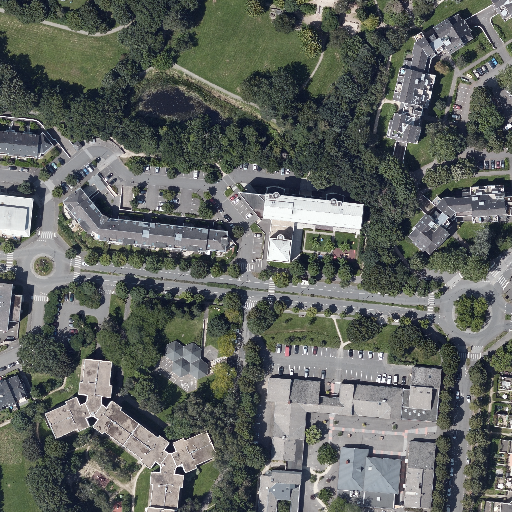
#> input picture Methodes_Algorithmiques/perpendicular_Method_realOrtho/images_to_segment/mosaic1352646-7225597-1352902.0-7225853.0.png, 512 x 512 px
$ python draw_normals.py -path images_to_segment/mosaic1352646-7225597-1352902.0-7225853.0.png   (older library calls are emulated)
#> lines starting #> are read from the running program, lines starting #| are printed output that depends on the picture; after the words box and inside, x2 and y2 are one past the last pixel; in counts of white or black regions, pixels touching at a corner belong together
### Methodes_Algorithmiques/perpendicular_Method_realOrtho/utils_forOrtho.py
import cv2
import numpy as np
from skimage import morphology
import math
import os

def display_image(window_name, img, scale = False):
    """
    Display an image in a window with the given name.
    """
    if scale:
        img = resize_image(img)
    cv2.imshow(window_name, img)
    cv2.waitKey(0)  # Wait until a key is pressed
    cv2.destroyAllWindows()

# [48 lines left out: functions resize_image, resize_image_v2, display_images_in_one_window, not called in this run]

def scale_image(img, scale_percent = 65):
    """
    Scale the image by the given scale percentage.
    """
    width = int(img.shape[1] * scale_percent / 100)
    height = int(img.shape[0] * scale_percent / 100)
    dim = (width, height)

    # Resize the image
    img = cv2.resize(img, dim, interpolation=cv2.INTER_AREA)

    return img


def skeletonize_image(img, invert=False):
    """
    Skeletonize the given image.
    """
    if invert:
        img = cv2.bitwise_not(img.astype(np.uint8))

    # Convert the image to a binary boolean array to skeletonize it
    binary_bool = img > 0

    # Skeletonize the image
    skeleton = morphology.skeletonize(binary_bool)
    skeleton = np.uint8(skeleton) * 255

    # Exract the points from the skeleton
    points = get_points_central_axis(skeleton)

    return skeleton, points


def get_points_central_axis(img):
    """
    Get the central axis points from the skeletonized central axis image.
    """
    points = []
    height, width = img.shape[:2]
    for i in range(height):
        for j in range(width):
            if img[i, j] > 0:
                points.append((i, j))

    return points


def sort_points(points):
    """
    Sort the points of the central axis based on their proximity to each other.
    """
    # Start with the first point in the list
    sorted_points = [points.pop(0)]

    while points:
        last_point = sorted_points[-1]

        # Find the nearest point to the last added point
        nearest_point = min(points, key=lambda p: distance(last_point, p))
        sorted_points.append(nearest_point)
        points.remove(nearest_point)

    return sorted_points

def distance(p1, p2):
    return math.sqrt((p1[0] - p2[0]) ** 2 + (p1[1] - p2[1]) ** 2)


# [63 lines left out: functions overlay_mask, get_min_max, line_in_image, not called in this run]

#retourne une liste de routes qui sont dans l'image
import json
# [30 lines left out: functions load_filaires, project_on_image, not called in this run]

### Methodes_Algorithmiques/perpendicular_Method_realOrtho/draw_normals.py
import cv2
import numpy as np
import sys
import argparse
import utils_forOrtho as utils
import math

def angle_between_vectors(v1, v2):
    dot_product = v1[0] * v2[0] + v1[1] * v2[1]
    magnitude_v1 = np.sqrt(v1[0]**2 + v1[1]**2)
    magnitude_v2 = np.sqrt(v2[0]**2 + v2[1]**2)
    cos_theta = dot_product / (magnitude_v1 * magnitude_v2 + 1e-8)
    return np.arccos(np.clip(cos_theta, -1, 1))

def correct_normal_orientation(normals):
    for idx in range(1, len(normals)):
        _, (prev_norm_x, prev_norm_y) = normals[idx - 1]
        (i, j), (curr_norm_x, curr_norm_y) = normals[idx]

        # Dot product between current and previous
        dot_product = prev_norm_x * curr_norm_x + prev_norm_y * curr_norm_y

        # If dot product < 0, angle between the 2 vectors > 90°, we invert the normal
        if dot_product < 0:
            normals[idx] = ((i, j), (-curr_norm_x, -curr_norm_y))

    return normals

def remove_normals_outliers(normals, angle_threshold = np.pi / 4):

    corrected_normals = []

    for idx in range(len(normals)):
        (i, j), (norm_x, norm_y) = normals[idx]

        # Extract 2 normal neighbors (previous and next ones)
        neighbor_normals = []
        for offset in [-1, 1]:
            neighbor_idx = idx + offset
            if 0 <= neighbor_idx < len(normals):
                _, (neighbor_x, neighbor_y) = normals[neighbor_idx]
                neighbor_normals.append((neighbor_x, neighbor_y))

        # Compute average delta x and delta y
        if neighbor_normals:
            avg_x = np.mean([n[0] for n in neighbor_normals])
            avg_y = np.mean([n[1] for n in neighbor_normals])
            avg_normal = (avg_x, avg_y)

            # Angle between the 2 vectors (using the dot product)
            angle = angle_between_vectors((norm_x, norm_y), avg_normal)

            # Replace outlier by average
            if angle >= angle_threshold:
                corrected_normals.append(((i, j), avg_normal))
            else:
                corrected_normals.append(((i, j), (norm_x, norm_y)))

        else:
            corrected_normals.append(((i, j), (norm_x, norm_y)))

    return corrected_normals

def extract_normals(central_axis):
    # Skeletonize the central axis image
    skeleton, points = utils.skeletonize_image(central_axis)
    points = utils.sort_points(points)

    # Sobel filter to compute the gradient
    sobel_x = cv2.Sobel(central_axis, cv2.CV_64F, 1, 0, ksize=5)
    sobel_y = cv2.Sobel(central_axis, cv2.CV_64F, 0, 1, ksize=5)
    sobel_x = cv2.dilate(sobel_x, np.ones((3, 3)))
    sobel_y = cv2.dilate(sobel_y, np.ones((3, 3)))


    # Compute normals
    normals = []
    for k in range(0, len(points)):
        (i, j) = points[k]
        grad_x = sobel_x[i, j]
        grad_y = sobel_y[i, j]

        if grad_x != 0 or grad_y != 0:
            magnitude = np.sqrt(grad_x**2 + grad_y**2)
            norm_x = grad_x / magnitude
            norm_y = grad_y / magnitude
            normals.append(((i, j), (norm_x, norm_y)))
        else:
            normals.append(((i, j), (0, 0)))

    # Correct orientation if needed
    normals = correct_normal_orientation(normals)

    # Remove "outliers"
    normals = remove_normals_outliers(normals)

    # Transform to dict
    normals_dict = {key: value for key, value in normals}

    return normals_dict, points

if __name__ == "__main__":
    # Parse the arguments
    parser = argparse.ArgumentParser()
    parser.add_argument('-path', type=str)
    args = parser.parse_args()

    central_axis_path = str(args.path)

    # Load the central axis image
    central_axis = cv2.imread(central_axis_path, cv2.IMREAD_GRAYSCALE)
    central_axis = utils.scale_image(central_axis)
#> in scale_image, `img = cv2.resize(img, dim, interpolation=cv2.INTER_AREA)`:
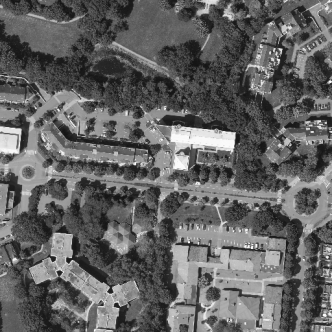
#> img: shape (332, 332); min 18, max 253, mean 98.7
    skeleton, points = utils.skeletonize_image(central_axis)
#> in skeletonize_image, `skeleton = morphology.skeletonize(binary_bool)`:
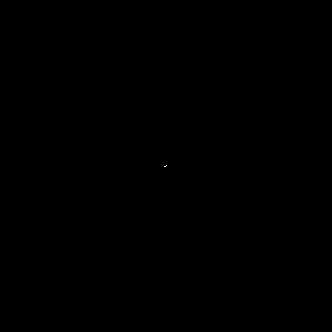
#> skeleton: shape (332, 332) bool; 0% white in thin lines or dots, all inside (x1, y1, x2, y2) = (164, 165, 167, 167)
#> in skeletonize_image, `points = get_points_central_axis(skeleton)`: points = [(165, 166), (166, 164), (166, 165)]
#> points = [(165, 166), (166, 164), (166, 165)]
    skeleton_rgb = cv2.cvtColor(skeleton, cv2.COLOR_GRAY2BGR)

    # Compute normals
    normals, _ = extract_normals(central_axis)
#> in sort_points, `sorted_points = [points.pop(0)]`: sorted_points = [(165, 166)]
#> the loop in sort_points, `while points:` made 2 passes
#> (last_point, nearest_point) on passes 1 to 2: ((165, 166), (166, 165)), ((166, 165), (166, 164))
#> after the loop in sort_points, `while points:`: points = []; sorted_points = [(165, 166), (166, 165), (166, 164)]
#> in extract_normals, `sobel_x = cv2.Sobel(central_axis, cv2.CV_64F, 1, 0, ksize=5)`:
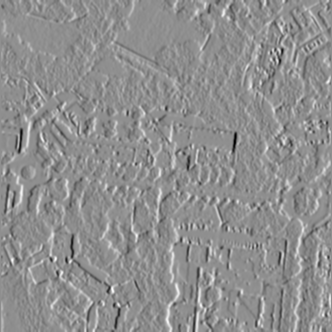
#> sobel_x: shape (332, 332) float64; min -9939, max 7739, mean 2.9; drawn with min black and max white
#> in extract_normals, `sobel_y = cv2.Sobel(central_axis, cv2.CV_64F, 0, 1, ksize=5)`:
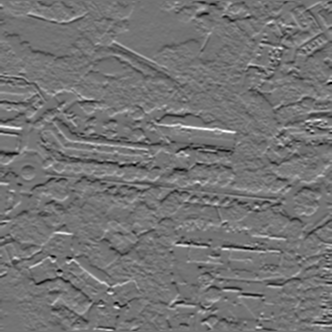
#> sobel_y: shape (332, 332) float64; min -8213, max 9853, mean 5; drawn with min black and max white
#> in extract_normals, `sobel_x = cv2.dilate(sobel_x, np.ones((3, 3)))`:
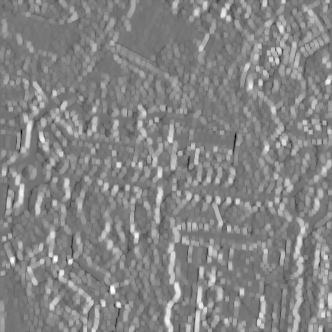
#> sobel_x: shape (332, 332) float64; min -6390, max 7739, mean 951.8; drawn with min black and max white
#> in extract_normals, `sobel_y = cv2.dilate(sobel_y, np.ones((3, 3)))`:
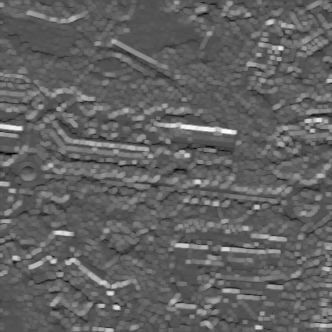
#> sobel_y: shape (332, 332) float64; min -4560, max 9853, mean 967.2; drawn with min black and max white
#> the loop in extract_normals, `for k in range(0, len(points)):` made 3 passes
#> (i, j, grad_x, grad_y, magnitude, norm_x, norm_y) on passes 1 to 3: (165, 166, 353, -96, 365.8, 0.965, -0.262), (166, 165, 713, 511, 877.2, 0.813, 0.583), (166, 164, 101, -91, 135.9, 0.743, -0.669)
#> after the loop in extract_normals, `for k in range(0, len(points)):`: normals = [((165, 166), (0.965, -0.262)), ((166, 165), (0.813, 0.583)), ((166, 164), (0.743, -0.669))]
#> the loop in correct_normal_orientation, `for idx in range(1, len(normals)):` made 2 passes
#> (prev_norm_x, prev_norm_y, i, j, curr_norm_x, curr_norm_y, dot_product) on passes 1 to 2: (0.965, -0.262, 166, 165, 0.813, 0.583, 0.631), (0.813, 0.583, 166, 164, 0.743, -0.669, 0.214)
#> the loop in remove_normals_outliers, `for idx in range(len(normals)):` made 3 passes
#> (i, j, norm_x, norm_y, avg_x, avg_y, dot_product in angle_between_vectors, magnitude_v2 in angle_between_vectors) on passes 1 to 3: (165, 166, 0.965, -0.262, 0.813, 0.583, 0.631, 1), (166, 165, 0.813, 0.583, 0.854, -0.466, 0.423, 0.973), (166, 164, 0.743, -0.669, 0.813, 0.583, 0.214, 1)
#> after the loop in remove_normals_outliers, `for idx in range(len(normals)):`: corrected_normals = [((165, 166), (0.813, 0.583)), ((166, 165), (0.854, -0.466)), ((166, 164), (0.813, 0.583))]
#> in extract_normals, `normals = remove_normals_outliers(normals)`: normals has the same summary as corrected_normals in remove_normals_outliers
#> in extract_normals, `normals_dict = {key: value for key, value in normals}`: normals_dict = {(165, 166): (0.813, 0.583), (166, 165): (0.854, -0.466), (166, 164): (0.813, 0.583)}
#> normals has the same summary as normals_dict in extract_normals

    line_length = 15
    for (i, j), (norm_x, norm_y) in normals.items():
        if norm_x != 0 or norm_y != 0:
            x1 = j
            y1 = i
            x2 = int(j + line_length * norm_x)
            y2 = int(i + line_length * norm_y)
            x3 = int(j - line_length * norm_x)
            y3 = int(i - line_length * norm_y)

            cv2.circle(skeleton_rgb, (x1, y1), 3, (255, 0, 0), -1)
            cv2.line(skeleton_rgb, (x1, y1), (x2, y2), (0, 0, 255), 2)
            cv2.line(skeleton_rgb, (x1, y1), (x3, y3), (0, 255, 0), 2)
#> this loop made 3 passes
#> (i, j, norm_x, norm_y, x1, y1, x2, y2) on passes 1 to 3: (165, 166, 0.813, 0.583, 166, 165, 178, 173), (166, 165, 0.854, -0.466, 165, 166, 177, 159), (166, 164, 0.813, 0.583, 164, 166, 176, 174)
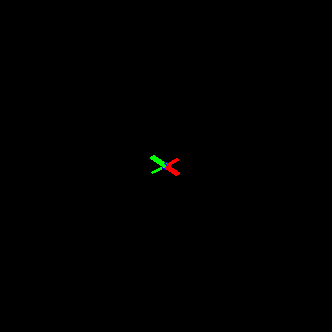
#> skeleton_rgb: shape (332, 332, 3); mean B, G, R 0, 0.3, 0.3

    utils.display_image("Normals", skeleton_rgb)

$ run again, on Methodes_Algorithmiques/perpendicular_Method_realOrtho/images_to_segment/mosaic1358150-7223422-1358406.0-7223678.0.png
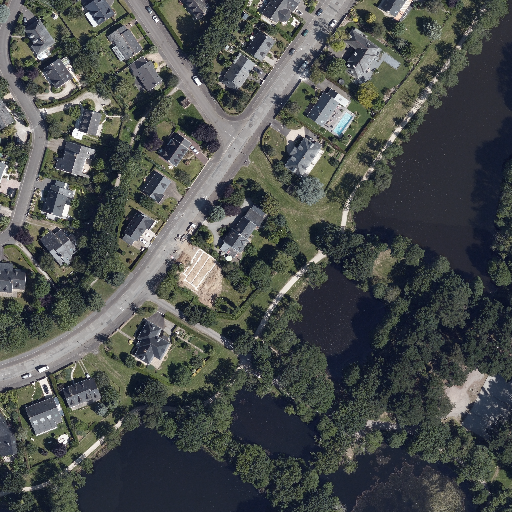
#> input picture Methodes_Algorithmiques/perpendicular_Method_realOrtho/images_to_segment/mosaic1358150-7223422-1358406.0-7223678.0.png, 512 x 512 px
#> `central_axis = cv2.imread(central_axis_path, cv2.IMREAD_GRAYSCALE)`:
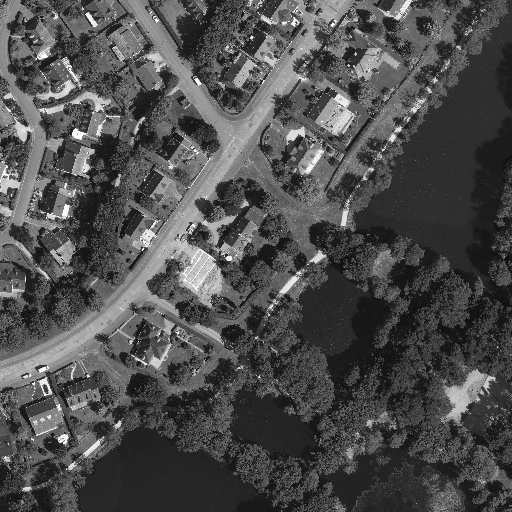
#> central_axis: shape (512, 512); min 10, max 255, mean 77.8
#> binary_bool: shape (332, 332) bool; every value is 1
#> in skeletonize_image, `points = get_points_central_axis(skeleton)`: points = [(165, 166), (166, 164), (166, 165)]
#> in sort_points, `sorted_points = [points.pop(0)]`: sorted_points = [(165, 166)]
#> the loop in sort_points, `while points:` made 2 passes
#> (last_point, nearest_point) on passes 1 to 2: ((165, 166), (166, 165)), ((166, 165), (166, 164))
#> after the loop in sort_points, `while points:`: points = []; sorted_points = [(165, 166), (166, 165), (166, 164)]
#> in extract_normals, `sobel_y = cv2.dilate(sobel_y, np.ones((3, 3)))`:
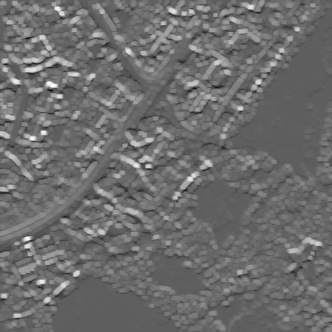
#> sobel_y: shape (332, 332) float64; min -4569, max 7844, mean 756.6; drawn with min black and max white
#> the loop in extract_normals, `for k in range(0, len(points)):` made 3 passes
#> (i, j, grad_x, grad_y, magnitude, norm_x, norm_y) on passes 1 to 3: (165, 166, -227, -683, 719.7, -0.315, -0.949), (166, 165, 210, -140, 252.4, 0.832, -0.555), (166, 164, 417, -594, 725.8, 0.575, -0.818)
#> after the loop in extract_normals, `for k in range(0, len(points)):`: normals = [((165, 166), (-0.315, -0.949)), ((166, 165), (0.832, -0.555)), ((166, 164), (0.575, -0.818))]
#> the loop in correct_normal_orientation, `for idx in range(1, len(normals)):` made 2 passes
#> (prev_norm_x, prev_norm_y, i, j, curr_norm_x, curr_norm_y, dot_product) on passes 1 to 2: (-0.315, -0.949, 166, 165, 0.832, -0.555, 0.264), (0.832, -0.555, 166, 164, 0.575, -0.818, 0.932)
#> the loop in remove_normals_outliers, `for idx in range(len(normals)):` made 3 passes
#> (i, j, norm_x, norm_y, avg_x, avg_y, dot_product in angle_between_vectors, magnitude_v2 in angle_between_vectors) on passes 1 to 3: (165, 166, -0.315, -0.949, 0.832, -0.555, 0.264, 1), (166, 165, 0.832, -0.555, 0.13, -0.884, 0.598, 0.893), (166, 164, 0.575, -0.818, 0.832, -0.555, 0.932, 1)
#> after the loop in remove_normals_outliers, `for idx in range(len(normals)):`: corrected_normals = [((165, 166), (0.832, -0.555)), ((166, 165), (0.13, -0.884)), ((166, 164), (0.575, -0.818))]
#> in extract_normals, `normals = remove_normals_outliers(normals)`: normals has the same summary as corrected_normals in remove_normals_outliers
#> normals_dict = {(165, 166): (0.832, -0.555), (166, 165): (0.13, -0.884), (166, 164): (0.575, -0.818)}
#> `normals, _ = extract_normals(central_axis)`: normals has the same summary as normals_dict in extract_normals
#> the loop `for (i, j), (norm_x, norm_y) in normals.items():` made 3 passes
#> (i, j, norm_x, norm_y, x1, y1, x2, y2) on passes 1 to 3: (165, 166, 0.832, -0.555, 166, 165, 178, 156), (166, 165, 0.13, -0.884, 165, 166, 166, 152), (166, 164, 0.575, -0.818, 164, 166, 172, 153)

$ run again, on Methodes_Algorithmiques/perpendicular_Method_realOrtho/images_to_segment/road_1352000_7222000_1352200_7222200.png
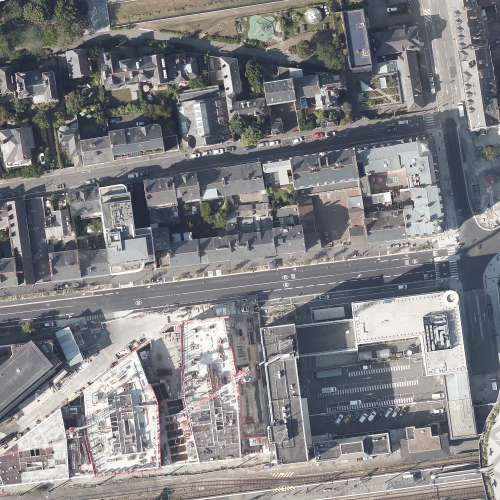
#> input picture Methodes_Algorithmiques/perpendicular_Method_realOrtho/images_to_segment/road_1352000_7222000_1352200_7222200.png, 1000 x 1000 px (shown at 1/2 size)
#> in scale_image, `img = cv2.resize(img, dim, interpolation=cv2.INTER_AREA)`:
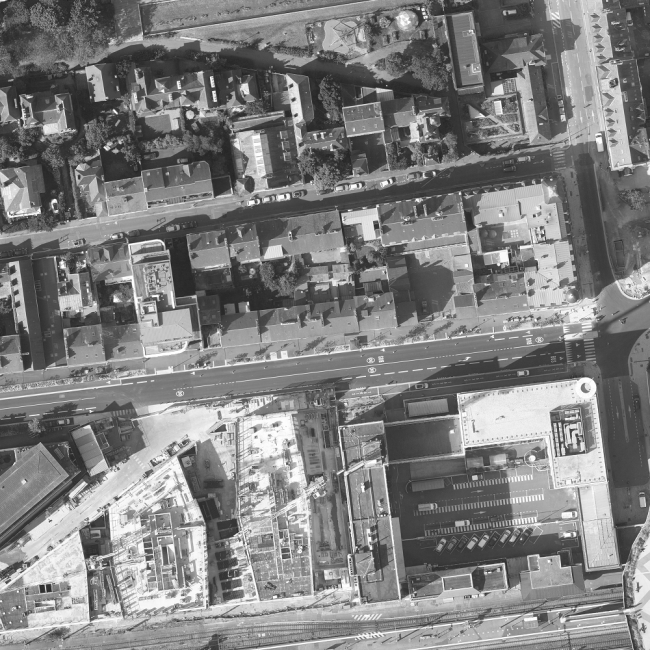
#> img: shape (650, 650); min 33, max 255, mean 127.3
#> binary_bool: shape (650, 650) bool; every value is 1
#> in skeletonize_image, `points = get_points_central_axis(skeleton)`: points = [(324, 325), (325, 323), (325, 324)]
#> in sort_points, `sorted_points = [points.pop(0)]`: sorted_points = [(324, 325)]
#> the loop in sort_points, `while points:` made 2 passes
#> (last_point, nearest_point) on passes 1 to 2: ((324, 325), (325, 324)), ((325, 324), (325, 323))
#> after the loop in sort_points, `while points:`: points = []; sorted_points = [(324, 325), (325, 324), (325, 323)]
#> in extract_normals, `sobel_y = cv2.dilate(sobel_y, np.ones((3, 3)))`:
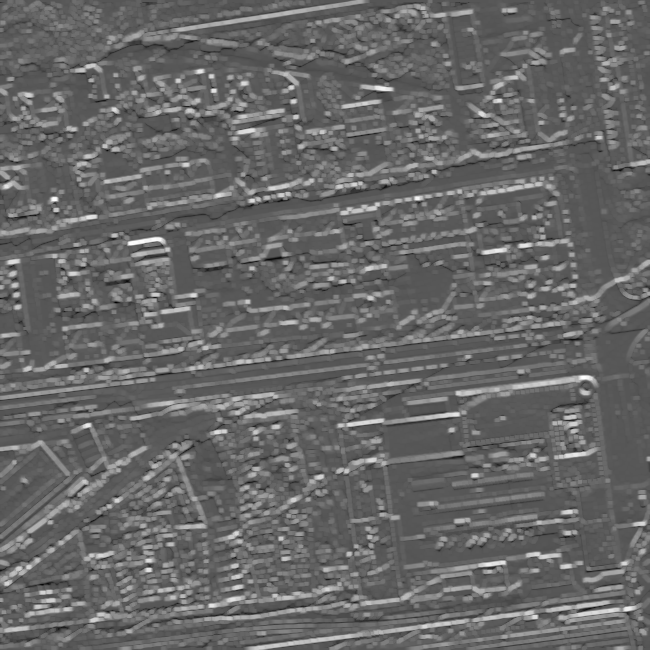
#> sobel_y: shape (650, 650) float64; min -4476, max 8705, mean 865; drawn with min black and max white
#> the loop in extract_normals, `for k in range(0, len(points)):` made 3 passes
#> (i, j, grad_x, grad_y, magnitude, norm_x, norm_y) on passes 1 to 3: (324, 325, 1741, 3661, 4053.9, 0.429, 0.903), (325, 324, 811, 3661, 3749.8, 0.216, 0.976), (325, 323, -540, 3133, 3179.2, -0.17, 0.985)
#> after the loop in extract_normals, `for k in range(0, len(points)):`: normals = [((324, 325), (0.429, 0.903)), ((325, 324), (0.216, 0.976)), ((325, 323), (-0.17, 0.985))]
#> the loop in correct_normal_orientation, `for idx in range(1, len(normals)):` made 2 passes
#> (prev_norm_x, prev_norm_y, i, j, curr_norm_x, curr_norm_y, dot_product) on passes 1 to 2: (0.429, 0.903, 325, 324, 0.216, 0.976, 0.975), (0.216, 0.976, 325, 323, -0.17, 0.985, 0.925)
#> the loop in remove_normals_outliers, `for idx in range(len(normals)):` made 3 passes
#> (i, j, norm_x, norm_y, avg_x, avg_y, dot_product in angle_between_vectors, magnitude_v2 in angle_between_vectors) on passes 1 to 3: (324, 325, 0.429, 0.903, 0.216, 0.976, 0.975, 1), (325, 324, 0.216, 0.976, 0.13, 0.944, 0.95, 0.953), (325, 323, -0.17, 0.985, 0.216, 0.976, 0.925, 1)
#> after the loop in remove_normals_outliers, `for idx in range(len(normals)):`: corrected_normals has the same summary as normals in extract_normals
#> normals_dict = {(324, 325): (0.429, 0.903), (325, 324): (0.216, 0.976), (325, 323): (-0.17, 0.985)}
#> `normals, _ = extract_normals(central_axis)`: normals has the same summary as normals_dict in extract_normals
#> the loop `for (i, j), (norm_x, norm_y) in normals.items():` made 3 passes
#> (i, j, norm_x, norm_y, x1, y1, x2, y2) on passes 1 to 3: (324, 325, 0.429, 0.903, 325, 324, 331, 337), (325, 324, 0.216, 0.976, 324, 325, 327, 339), (325, 323, -0.17, 0.985, 323, 325, 320, 339)
